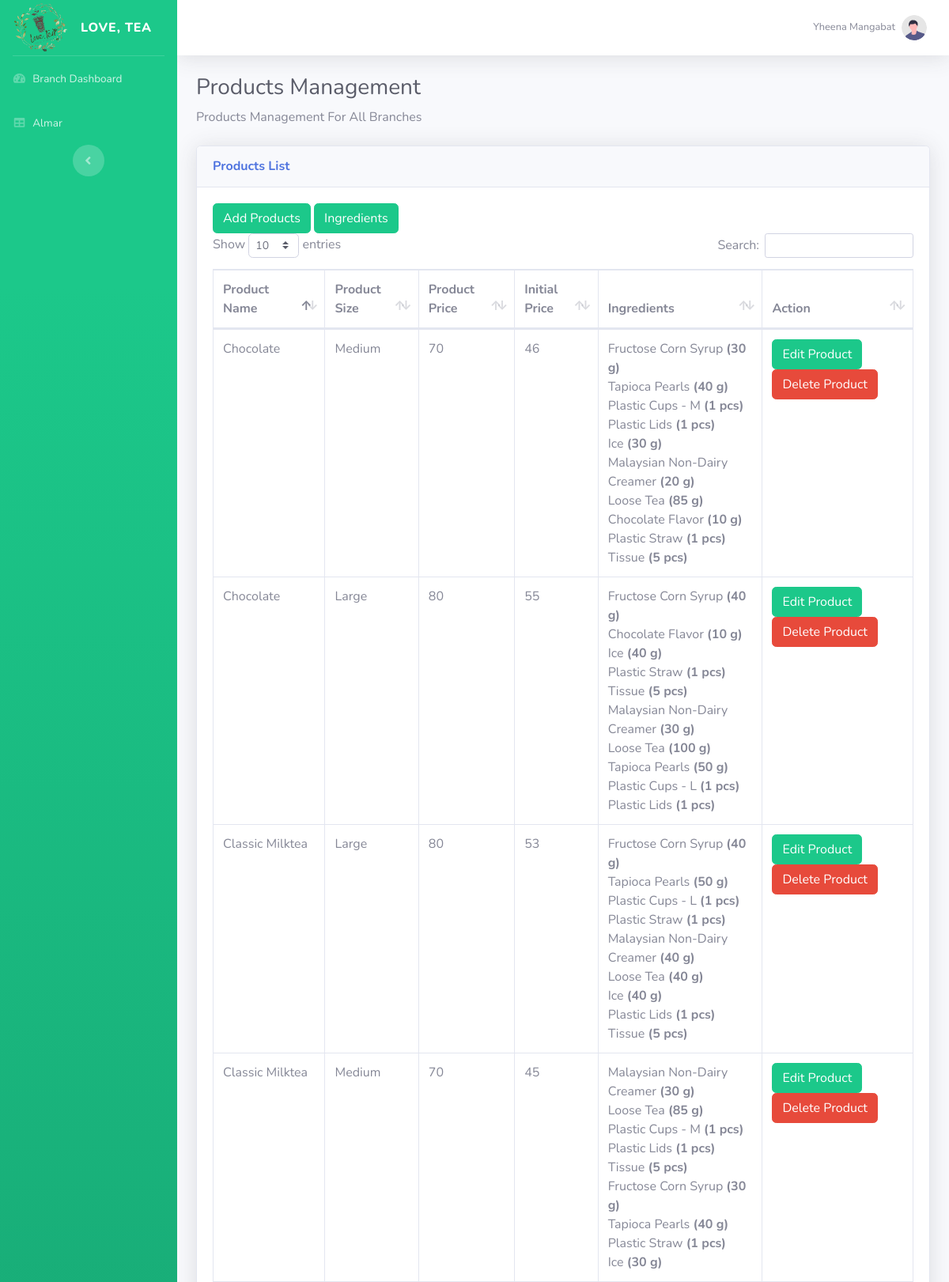
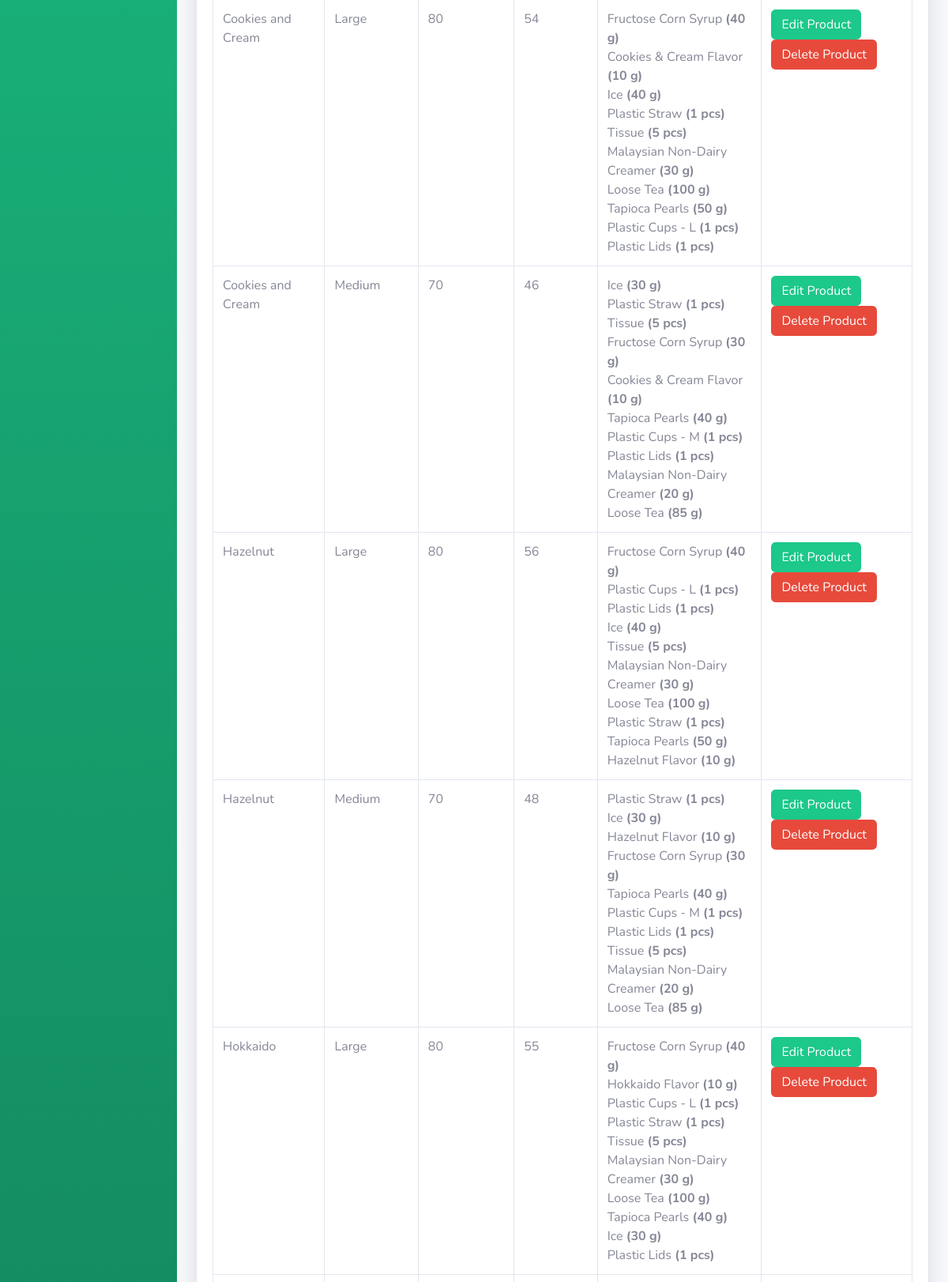
Screenshot of /products.php (signed in, upper part) with the database file from the repository (2 pictures, top to bottom).
### tables this page shows
CREATE TABLE `branches` (
  `id` int(11) NOT NULL,
  `name` varchar(255) DEFAULT NULL,
  `city` varchar(255) DEFAULT NULL
);

CREATE TABLE `products` (
  `id` int(11) NOT NULL,
  `name` varchar(255) DEFAULT NULL,
  `size` enum('Medium','Large') NOT NULL DEFAULT 'Medium',
  `price` decimal(10,0) DEFAULT NULL,
  `initial_price` decimal(10,0) NOT NULL,
  `is_active` tinyint(1) DEFAULT NULL,
  `image` varchar(255) DEFAULT NULL,
  `created_at` timestamp NULL DEFAULT NULL,
  `updated_at` timestamp NULL DEFAULT NULL
);

### products.php (the view, shortened to what this page needs)
<!DOCTYPE html>
<html lang="en">
<head>
    <link href="vendor/fontawesome-free/css/all.min.css" rel="stylesheet" type="text/css">
    <link href="css/sb-admin-2.min.css" rel="stylesheet">
    <link href="vendor/datatables/dataTables.bootstrap4.min.css" rel="stylesheet">
</head>
<body id="page-top">
    <div id="wrapper">
        <?php include "backend/nav.php"; ?>
        <div class="container-fluid">
            <h1 class="h3 mb-2 text-gray-800">Products Management</h1>
            <p class="mb-4">Products Management For All Branches</p>
            <div class="card shadow mb-4">
                <div class="card-header py-3">
                    <h6 class="m-0 font-weight-bold text-primary">Products List</h6>
                </div>
                <div class="card-body">
                    <a href="add_products.php" class='btn btn-success'>Add Products</a>
                    <a href="main_inventory.php" class='btn btn-success'>Ingredients</a>
                    <div class="table-responsive">
                        <table class="table table-bordered" id="dataTable" width="100%" cellspacing="0">
                            <thead>
                                <tr>
                                    <th>Product Name</th>
                                    <th>Product Size</th>
                                    <th>Product Price</th>
                                    <th>Initial Price</th>
                                    <th>Ingredients</th>
                                    <th>Action</th>
                                </tr>
                            </thead>
                            <tbody>
                                <?php
                                $mysqli = include('database.php');
                                $sql = "
                                    SELECT
                                        p.id AS product_id,
                                        p.name AS product_name,
                                        p.size as product_size,
                                        p.price,
                                        p.initial_price,
                                        GROUP_CONCAT(CONCAT(ih.name, ' <b>(', pi.quantityRequired, ' ', ih.unit, ')</b>') SEPARATOR '<br>') AS ingredients
                                    FROM products p
                                    LEFT JOIN products_ingredient pi ON p.id = pi.productID
                                    LEFT JOIN ingredientsHeader ih ON pi.ingredientsID = ih.id
                                    GROUP BY p.id, p.name, p.price
                                    ORDER BY p.id
                                        ";
                                $result = $mysqli->query($sql);
                                if ($result->num_rows > 0) {
                                    while ($row = $result->fetch_assoc()) {
                                        echo "<tr>
                                                        <td>{$row['product_name']}</td>
                                                        <td>{$row['product_size']}</td>
                                                        <td>{$row['price']}</td>
                                                        <td>{$row['initial_price']}</td>
                                                        <td>{$row['ingredients']}</td>
                                                        <td>
                                                            <form method='POST' action='update_user.php'>
                                                                <input type='hidden' name='uid' value='{$row['product_id']}'>
                                                                <a href='add_products.php?id={$row['product_id']}' class='btn btn-success'>Edit Product</a>
                                                                <button type='button' class='btn btn-danger' data-toggle='modal' data-target='#confirmDeleteModal' data-id='{$row['product_id']}'>Delete Product</button>
                                                            </form>
                                                        </td>
                                                    </tr>";
                                    }
                                } else {
                                    echo "<tr><td colspan='5'>No records found</td></tr>";
                                }
                                ?>
                            </tbody>
                        </table>
                    </div>
                </div>
            </div>
        </div>
    </div>
    </div>
    </div>
</body>
</html>

### backend/nav.php (shortened to what this page needs)
<?php
$mysqli = require $_SERVER['DOCUMENT_ROOT'] . "/database.php";
$sql = "SELECT id, name FROM branches";
$result = $mysqli->query($sql);
?>
<ul class="navbar-nav bg-gradient-success sidebar sidebar-dark accordion" id="accordionSidebar">
<a class="sidebar-brand d-flex align-items-center justify-content-center" href="index.php">
    <div class="sidebar-brand-icon rotate-n-15">
        <img src="/uploads/logo.png" class="logo">
    </div>
    <div class="sidebar-brand-text mx-3">Love, Tea</div>
</a>
<hr class="sidebar-divider my-0">
<?php if ($_SESSION["role"] == "admin"){?>
<li class="nav-item <?php if ($screen == 'dashboard'){echo 'active';}?> ">
    <a class="nav-link" href="index.php">
        <i class="fas fa-fw fa-tachometer-alt"></i>
        <span>Dashboard</span></a>
</li>
<!-- DISABLED MUNA
<li class="nav-item">
    <a class="nav-link" href="charts.html">
        <i class="fas fa-fw fa-chart-area"></i>
        <span>Charts</span></a>
</li>
-->
<li class="nav-item <?php if ($screen == 'branches'){echo 'active';}?>">
    <a class="nav-link collapsed" href="#" data-toggle="collapse" data-target="#collapseBranches" aria-expanded="true" aria-controls="collapseBranches">
        <i class="fas fa-fw fa-store"></i>
        <span>Branches</span>
    </a>
    <div id="collapseBranches" class="collapse" aria-labelledby="headingBranches" data-parent="#accordionSidebar">
        <div class="bg-white py-2 collapse-inner rounded">
        <?php
if ($result->num_rows > 0) {
    while ($row = $result->fetch_assoc()) {
        $branch_id = htmlspecialchars($row['id']);
        $branch_name = htmlspecialchars($row['name']);
        echo '<a class="collapse-item" href="branch_index.php?id=' . $branch_id . '&b_id=' . $branch_id . '">' . $branch_name .' </a>';
    }
} else {
    echo '<li class="nav-item">
            <span class="nav-link">No branches available</span>
          </li>';
}
?>
<a class="collapse-item" href="branches.php">+ Add New Branch</a>
        </div>
    </div>
</li>
<li class="nav-item <?php if ($screen == 'employee'){echo 'active';}?>">
    <a class="nav-link" href="employee.php">
        <i class="fas fa-fw fa-user"></i>
        <span>Role Assignment</span></a>
</li>
<li class="nav-item <?php if ($screen == 'products'){echo 'active';}?>">
    <a class="nav-link" href="products.php">
        <i class="fas fa-fw fa-mug-hot"></i>
        <span>Products</span></a>
</li>
<hr class="sidebar-divider d-none d-md-block">
<?php
if ($result->num_rows > 0) {
    while ($row = $result->fetch_assoc()) {
        $branch_id = htmlspecialchars($row['id']);
        $branch_name = htmlspecialchars($row['name']);
        echo '<li class="nav-item">
                <a class="nav-link" href="#collapse'.$branch_id.'" data-toggle="collapse" aria-expanded="true"
                    aria-controls="collapse'.$branch_id.'">
                    <i class="fas fa-fw fa-table"></i>
                    <span>' . $branch_name . '</span>
                </a>
                <div id="collapse'.$branch_id.'" class="collapse" aria-labelledby="headingTwo"
                    data-parent="#accordionSidebar">
                    <div class="bg-white py-2 collapse-inner rounded">
                        <h6 class="collapse-header">' . $branch_name .' Branch</h6>
                        <a class="collapse-item" href="view_branch.php?id=' . $branch_id . '&b_id=' . $branch_id . '">Inventory</a>
                        <a class="collapse-item" href="sales.php?id=' . $branch_id . '&b_id=' . $branch_id . '">Sales</a>
                    </div>
                </div>
              </li>';
    }
} else {
    echo '<li class="nav-item">
            <span class="nav-link">No branches available</span>
          </li>';
}
}else{?>
<?php
$assigned_branch = $_SESSION['branch_id'];
$user_role = $_SESSION['role'];
$sql = "SELECT * FROM branches WHERE id = " . intval($assigned_branch);
$result = $mysqli->query($sql);
if ($result->num_rows > 0) {
    while ($row = $result->fetch_assoc()) {
        $branch_id = htmlspecialchars($row['id']);
        $branch_name = htmlspecialchars($row['name']);
        echo '<li class="nav-item">
    <a class="nav-link" href="branch_index.php">
        <i class="fas fa-fw fa-tachometer-alt"></i>
        <span>Branch Dashboard</span></a>
</li>
              ';
              if ($user_role === 'encoder') {
                echo '<li class="nav-item">
                            <a class="nav-link" href="restock_inventory.php?id=' . $branch_id . '&b_id=' . $branch_id . '">
                                <i class="fas fa-fw fa-table"></i>
                                <span>' . $branch_name . '</span>
                            </a>
                        </li>';
            }
    }
} else {
    echo '<li class="nav-item">
            <span class="nav-link">No branches available</span>
          </li>';
}
}
?>
<div class="text-center d-none d-md-inline">
    <button class="rounded-circle border-0" id="sidebarToggle"></button>
</div>
</ul>
<div id="content-wrapper" class="d-flex flex-column">
<div id="content">
    <nav class="navbar navbar-expand navbar-light bg-white topbar mb-4 static-top shadow">
        <ul class="navbar-nav ml-auto">
            <li class="nav-item dropdown no-arrow">
                <a class="nav-link dropdown-toggle" href="#" id="userDropdown" role="button"
                    data-toggle="dropdown" aria-haspopup="true" aria-expanded="false">
                    <span class="mr-2 d-none d-lg-inline text-gray-600 small"><?= $_SESSION['name'];?></span>
                    <img class="img-profile rounded-circle"
                        src="img/undraw_profile.svg">
                </a>
            </li>
        </ul>
    </nav>

### backend/nav.php (style rules this page uses)
.logo { width: 70px; }

### rows the page displays
branches: name "Almar"
products: name "Classic Milktea", size "Large", price "80", initial_price "53", ingredients "Fructose Corn Syrup (40 g) Tapioca Pearls (50 g) Plastic Cups - L (1 pcs) Plastic Straw (1 pcs) Malaysian Non-Dairy Creamer (40 g) Loose Tea (40 g) Ice (40 g) Plastic Lids (1 pcs) Tissue (5 pcs)"
products: name "Classic Milktea", size "Medium", price "70", initial_price "45", ingredients "Malaysian Non-Dairy Creamer (30 g) Loose Tea (85 g) Plastic Cups - M (1 pcs) Plastic Lids (1 pcs) Tissue (5 pcs) Fructose Corn Syrup (30 g) Tapioca Pearls (40 g) Plastic Straw (1 pcs) Ice (30 g)"
products: name "Hokkaido", size "Large", price "80", initial_price "55", ingredients "Fructose Corn Syrup (40 g) Hokkaido Flavor (10 g) Plastic Cups - L (1 pcs) Plastic Straw (1 pcs) Tissue (5 pcs) Malaysian Non-Dairy Creamer (30 g) Loose Tea (100 g) Tapioca Pearls (40 g) Ice (30 g) Plastic Lids (1 pcs)"
products: name "Hazelnut", size "Large", price "80", initial_price "56", ingredients "Fructose Corn Syrup (40 g) Plastic Cups - L (1 pcs) Plastic Lids (1 pcs) Ice (40 g) Tissue (5 pcs) Malaysian Non-Dairy Creamer (30 g) Loose Tea (100 g) Plastic Straw (1 pcs) Tapioca Pearls (50 g) Hazelnut Flavor (10 g)"
products: name "Hazelnut", size "Medium", price "70", initial_price "48", ingredients "Plastic Straw (1 pcs) Ice (30 g) Hazelnut Flavor (10 g) Fructose Corn Syrup (30 g) Tapioca Pearls (40 g) Plastic Cups - M (1 pcs) Plastic Lids (1 pcs) Tissue (5 pcs) Malaysian Non-Dairy Creamer (20 g) Loose Tea (85 g)"
products: name "Chocolate", size "Medium", price "70", initial_price "46", ingredients "Fructose Corn Syrup (30 g) Tapioca Pearls (40 g) Plastic Cups - M (1 pcs) Plastic Lids (1 pcs) Ice (30 g) Malaysian Non-Dairy Creamer (20 g) Loose Tea (85 g) Chocolate Flavor (10 g) Plastic Straw (1 pcs) Tissue (5 pcs)"
products: name "Cookies and Cream", size "Large", price "80", initial_price "54", ingredients "Fructose Corn Syrup (40 g) Cookies & Cream Flavor (10 g) Ice (40 g) Plastic Straw (1 pcs) Tissue (5 pcs) Malaysian Non-Dairy Creamer (30 g) Loose Tea (100 g) Tapioca Pearls (50 g) Plastic Cups - L (1 pcs) Plastic Lids (1 pcs)"
products: name "Cookies and Cream", size "Medium", price "70", initial_price "46", ingredients "Ice (30 g) Plastic Straw (1 pcs) Tissue (5 pcs) Fructose Corn Syrup (30 g) Cookies & Cream Flavor (10 g) Tapioca Pearls (40 g) Plastic Cups - M (1 pcs) Plastic Lids (1 pcs) Malaysian Non-Dairy Creamer (20 g) Loose Tea (85 g)"
products: name "Chocolate", size "Large", price "80", initial_price "55", ingredients "Fructose Corn Syrup (40 g) Chocolate Flavor (10 g) Ice (40 g) Plastic Straw (1 pcs) Tissue (5 pcs) Malaysian Non-Dairy Creamer (30 g) Loose Tea (100 g) Tapioca Pearls (50 g) Plastic Cups - L (1 pcs) Plastic Lids (1 pcs)"

### other values shown
$_SESSION['name'] "Yheena Mangabat"
